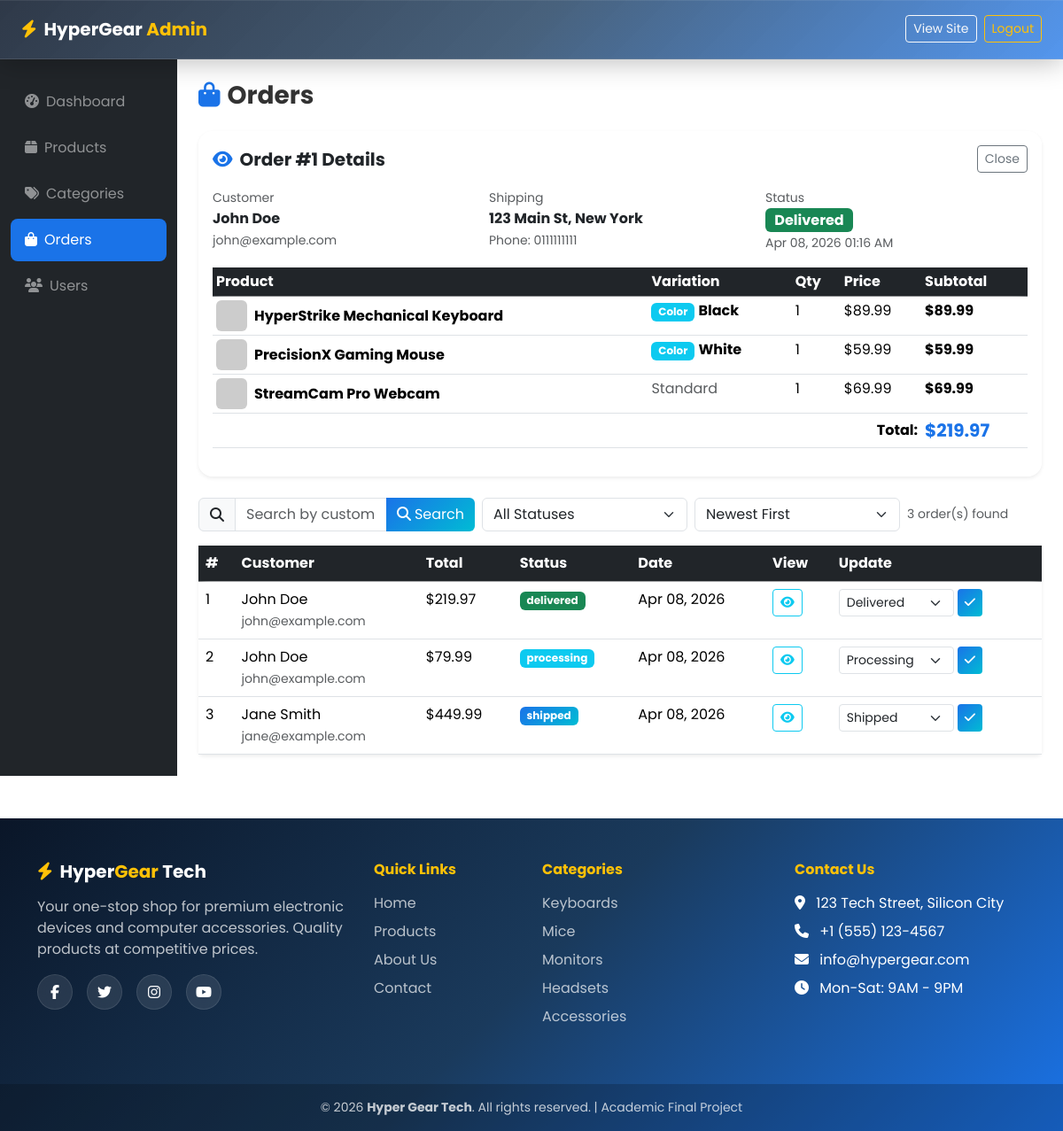
Screenshot of /admin/orders.php?view=1 (signed in) with the database file from the repository.
### tables this page shows
CREATE TABLE IF NOT EXISTS `orders` (
    `id` INT AUTO_INCREMENT PRIMARY KEY,
    `user_id` INT NOT NULL,
    `total_amount` DECIMAL(10,2) NOT NULL,
    `shipping_address` TEXT NOT NULL,
    `shipping_city` VARCHAR(50) NOT NULL,
    `phone` VARCHAR(20) NOT NULL,
    `status` ENUM('pending', 'processing', 'shipped', 'delivered', 'cancelled') DEFAULT 'pending',
    `payment_method` VARCHAR(50) DEFAULT 'cod',
    `notes` TEXT DEFAULT NULL,
    `created_at` TIMESTAMP DEFAULT CURRENT_TIMESTAMP,
    `updated_at` TIMESTAMP DEFAULT CURRENT_TIMESTAMP ON UPDATE CURRENT_TIMESTAMP,
    FOREIGN KEY (`user_id`) REFERENCES `users`(`id`) ON DELETE CASCADE
);

CREATE TABLE IF NOT EXISTS `users` (
    `id` INT AUTO_INCREMENT PRIMARY KEY,
    `first_name` VARCHAR(50) NOT NULL,
    `last_name` VARCHAR(50) NOT NULL,
    `email` VARCHAR(100) NOT NULL UNIQUE,
    `password` VARCHAR(255) NOT NULL,
    `phone` VARCHAR(20) DEFAULT NULL,
    `address` TEXT DEFAULT NULL,
    `city` VARCHAR(50) DEFAULT NULL,
    `role` ENUM('customer', 'admin') DEFAULT 'customer',
    `created_at` TIMESTAMP DEFAULT CURRENT_TIMESTAMP,
    `updated_at` TIMESTAMP DEFAULT CURRENT_TIMESTAMP ON UPDATE CURRENT_TIMESTAMP
);

CREATE TABLE IF NOT EXISTS `order_details` (
    `id` INT AUTO_INCREMENT PRIMARY KEY,
    `order_id` INT NOT NULL,
    `product_id` INT NOT NULL,
    `quantity` INT NOT NULL,
    `price` DECIMAL(10,2) NOT NULL,
    FOREIGN KEY (`order_id`) REFERENCES `orders`(`id`) ON DELETE CASCADE,
    FOREIGN KEY (`product_id`) REFERENCES `products`(`id`) ON DELETE CASCADE
);

CREATE TABLE IF NOT EXISTS `products` (
    `id` INT AUTO_INCREMENT PRIMARY KEY,
    `category_id` INT NOT NULL,
    `name` VARCHAR(200) NOT NULL,
    `description` TEXT DEFAULT NULL,
    `price` DECIMAL(10,2) NOT NULL,
    `old_price` DECIMAL(10,2) DEFAULT NULL,
    `stock` INT NOT NULL DEFAULT 0,
    `image` VARCHAR(255) DEFAULT 'default.png',
    `featured` TINYINT(1) DEFAULT 0,
    `created_at` TIMESTAMP DEFAULT CURRENT_TIMESTAMP,
    `updated_at` TIMESTAMP DEFAULT CURRENT_TIMESTAMP ON UPDATE CURRENT_TIMESTAMP,
    FOREIGN KEY (`category_id`) REFERENCES `categories`(`id`) ON DELETE CASCADE
);

CREATE TABLE IF NOT EXISTS `order_item_options` (
    `id` INT AUTO_INCREMENT PRIMARY KEY,
    `order_detail_id` INT NOT NULL,
    `variant_type` VARCHAR(50) NOT NULL,
    `variant_value` VARCHAR(100) NOT NULL,
    `variant_image` VARCHAR(255) DEFAULT NULL,
    FOREIGN KEY (`order_detail_id`) REFERENCES `order_details`(`id`) ON DELETE CASCADE
);

### admin/orders.php (the view, shortened to what this page needs)
<?php
require_once __DIR__ . '/../config/database.php';
$orders = $conn->query("SELECT o.*, u.first_name, u.last_name, u.email FROM orders o JOIN users u ON o.user_id = u.id ORDER BY o.created_at DESC");
$view_order = null;
$view_details = [];
if (isset($_GET['view'])) {
    $void = (int)$_GET['view'];
    $view_order = $conn->query("SELECT o.*, u.first_name, u.last_name, u.email, u.phone as user_phone FROM orders o JOIN users u ON o.user_id = u.id WHERE o.id = $void")->fetch_assoc();
    if ($view_order) {
        $vd_q = $conn->query("
            SELECT od.*, p.name, p.image,
                   oio.variant_type, oio.variant_value, oio.variant_image
            FROM order_details od
            JOIN products p ON od.product_id = p.id
            LEFT JOIN order_item_options oio ON oio.order_detail_id = od.id
            WHERE od.order_id = $void
        ");
        while ($vd = $vd_q->fetch_assoc()) $view_details[] = $vd;
    }
}
require_once __DIR__ . '/../includes/header.php';
?>
<nav class="navbar navbar-expand-lg navbar-dark sticky-top hg-navbar glass-navbar">
    <div class="container-fluid px-4">
        <a class="navbar-brand fw-bold" href="<?= BASE_URL ?>admin/dashboard.php"><i class="fas fa-bolt text-warning me-2"></i>HyperGear <span class="text-warning">Admin</span></a>
        <div class="ms-auto"><a href="<?= BASE_URL ?>" class="btn btn-outline-light btn-sm me-2">View Site</a><a href="<?= BASE_URL ?>pages/logout.php" class="btn btn-outline-warning btn-sm">Logout</a></div>
    </div>
</nav>
<div class="container-fluid">
    <div class="row">
        <div class="col-lg-2 bg-dark min-vh-100 py-4 admin-sidebar">
            <nav class="nav flex-column">
                <a class="nav-link text-white-50" href="<?= BASE_URL ?>admin/dashboard.php"><i class="fas fa-tachometer-alt me-2"></i>Dashboard</a>
                <a class="nav-link text-white-50" href="<?= BASE_URL ?>admin/products.php"><i class="fas fa-box me-2"></i>Products</a>
                <a class="nav-link text-white-50" href="<?= BASE_URL ?>admin/categories.php"><i class="fas fa-tags me-2"></i>Categories</a>
                <a class="nav-link text-white active" href="<?= BASE_URL ?>admin/orders.php"><i class="fas fa-shopping-bag me-2"></i>Orders</a>
                <a class="nav-link text-white-50" href="<?= BASE_URL ?>admin/users.php"><i class="fas fa-users me-2"></i>Users</a>
            </nav>
        </div>
        <div class="col-lg-10 py-4 px-4">
            <h3 class="fw-bold mb-4"><i class="fas fa-shopping-bag me-2 text-primary"></i>Orders</h3>
            <?php if ($view_order): ?>
            <div class="card border-0 shadow-sm glass-card mb-4">
                <div class="card-body">
                    <div class="d-flex justify-content-between align-items-center mb-3">
                        <h5 class="fw-bold mb-0"><i class="fas fa-eye me-2 text-primary"></i>Order #<?= $view_order['id'] ?> Details</h5>
                        <a href="<?= BASE_URL ?>admin/orders.php" class="btn btn-outline-secondary btn-sm">Close</a>
                    </div>
                    <div class="row g-3 mb-3">
                        <div class="col-md-4">
                            <small class="text-muted">Customer</small>
                            <p class="fw-bold mb-0"><?= htmlspecialchars($view_order['first_name'] . ' ' . $view_order['last_name']) ?></p>
                            <small class="text-muted"><?= htmlspecialchars($view_order['email']) ?></small>
                        </div>
                        <div class="col-md-4">
                            <small class="text-muted">Shipping</small>
                            <p class="fw-bold mb-0"><?= htmlspecialchars($view_order['shipping_address'] . ', ' . $view_order['shipping_city']) ?></p>
                            <small class="text-muted">Phone: <?= htmlspecialchars($view_order['phone']) ?></small>
                        </div>
                        <div class="col-md-4">
                            <small class="text-muted">Status</small>
                            <p class="mb-0">
                                <span class="badge bg-<?= ['pending'=>'warning','processing'=>'info','shipped'=>'primary','delivered'=>'success','cancelled'=>'danger'][$view_order['status']] ?? 'secondary' ?> fs-6"><?= ucfirst($view_order['status']) ?></span>
                            </p>
                            <small class="text-muted"><?= date('M d, Y h:i A', strtotime($view_order['created_at'])) ?></small>
                        </div>
                    </div>
                    <div class="table-responsive">
                        <table class="table table-sm table-hover">
                            <thead class="table-dark"><tr><th>Product</th><th>Variation</th><th>Qty</th><th>Price</th><th>Subtotal</th></tr></thead>
                            <tbody>
                                <?php foreach ($view_details as $vd):
                                    $display_img = !empty($vd['variant_image']) ? $vd['variant_image'] : $vd['image'];
                                ?>
                                <tr>
                                    <td>
                                        <div class="d-flex align-items-center">
                                            <img src="<?= BASE_URL ?>assets/images/<?= htmlspecialchars($display_img) ?>" width="35" height="35" class="rounded me-2" style="object-fit:cover;" onerror="this.src='https://via.placeholder.com/35/1a3a5c/ffffff?text=IMG'">
                                            <span class="fw-bold"><?= htmlspecialchars($vd['name']) ?></span>
                                        </div>
                                    </td>
                                    <td>
                                        <?php if (!empty($vd['variant_type'])): ?>
                                            <span class="badge bg-info"><?= ucfirst($vd['variant_type']) ?></span>
                                            <span class="fw-bold"><?= htmlspecialchars($vd['variant_value']) ?></span>
                                        <?php else: ?>
                                            <span class="text-muted">Standard</span>
                                        <?php endif; ?>
                                    </td>
                                    <td><?= $vd['quantity'] ?></td>
                                    <td>$<?= number_format($vd['price'], 2) ?></td>
                                    <td class="fw-bold">$<?= number_format($vd['price'] * $vd['quantity'], 2) ?></td>
                                </tr>
                                <?php endforeach; ?>
                            </tbody>
                            <tfoot>
                                <tr><td colspan="4" class="text-end fw-bold">Total:</td><td class="fw-bold text-primary fs-5">$<?= number_format($view_order['total_amount'], 2) ?></td></tr>
                            </tfoot>
                        </table>
                    </div>
                </div>
            </div>
            <?php endif; ?>
            <div class="row mb-3 g-2">
                <div class="col-md-4">
                    <div class="input-group">
                        <span class="input-group-text"><i class="fas fa-search"></i></span>
                        <input type="text" id="orderSearch" class="form-control" placeholder="Search by customer or email..." onkeyup="filterOrders()">
                        <button class="btn btn-primary" type="button" onclick="filterOrders()"><i class="fas fa-search me-1"></i>Search</button>
                    </div>
                </div>
                <div class="col-md-3">
                    <select id="statusFilter" class="form-select" onchange="filterOrders()">
                        <option value="">All Statuses</option>
                    </select>
                </div>
                <div class="col-md-3">
                    <select id="orderSort" class="form-select" onchange="sortOrders()">
                        <option value="id-desc">Newest First</option>
                    </select>
                </div>
                <div class="col-md-2"><span class="text-muted small mt-2 d-block" id="orderCount"></span></div>
            </div>
            <div class="card border-0 shadow-sm">
                <div class="card-body p-0">
                    <div class="table-responsive">
                        <table class="table table-hover mb-0">
                            <thead class="table-dark"><tr><th>#</th><th>Customer</th><th>Total</th><th>Status</th><th>Date</th><th>View</th><th>Update</th></tr></thead>
                            <tbody id="ordersBody">
                                <?php while ($o = $orders->fetch_assoc()): ?>
                                <tr data-id="<?= $o['id'] ?>" data-customer="<?= htmlspecialchars(strtolower($o['first_name'].' '.$o['last_name'])) ?>" data-email="<?= htmlspecialchars(strtolower($o['email'])) ?>" data-total="<?= $o['total_amount'] ?>" data-status="<?= $o['status'] ?>" data-date="<?= $o['created_at'] ?>">
                                    <td><?= $o['id'] ?></td>
                                    <td><?= htmlspecialchars($o['first_name'].' '.$o['last_name']) ?><br><small class="text-muted"><?= $o['email'] ?></small></td>
                                    <td>$<?= number_format($o['total_amount'], 2) ?></td>
                                    <td><span class="badge bg-<?= ['pending'=>'warning','processing'=>'info','shipped'=>'primary','delivered'=>'success','cancelled'=>'danger'][$o['status']] ?? 'secondary' ?>"><?= $o['status'] ?></span></td>
                                    <td><?= date('M d, Y', strtotime($o['created_at'])) ?></td>
                                    <td><a href="?view=<?= $o['id'] ?>" class="btn btn-sm btn-outline-info"><i class="fas fa-eye"></i></a></td>
                                    <td>
                                        <form method="POST" class="d-flex gap-1">
                                            <select name="status" class="form-select form-select-sm" style="width:130px">
                                                <?php foreach(['pending','processing','shipped','delivered','cancelled'] as $s): ?>
                                                <option value="<?= $s ?>" <?= $o['status']==$s?'selected':'' ?>><?= ucfirst($s) ?></option>
                                                <?php endforeach; ?>
                                            </select>
                                            <button type="submit" name="update_status" class="btn btn-sm btn-primary"><i class="fas fa-check"></i></button>
                                        </form>
                                    </td>
                                </tr>
                                <?php endwhile; ?>
                            </tbody>
                        </table>
                    </div>
                </div>
            </div>
        </div>
    </div>
</div>
<?php require_once __DIR__ . '/../includes/footer.php'; ?>

### assets/css/style.css (style rules this page uses)
:root { --hg-blue-deep: #0a1628; --hg-blue-dark: #0d2137; --hg-blue-primary: #1a73e8; --hg-blue-bright: #2196f3; --hg-blue-light: #64b5f6; --hg-blue-cyan: #00bcd4; --hg-gradient-1: linear-gradient( 135deg, #0a1628 0%, #1a3a5c 50%, #1a73e8 100% ); --hg-gradient-2: linear-gradient(135deg, #1a73e8 0%, #00bcd4 100%); --hg-gradient-3: linear-gradient(135deg, #0d2137 0%, #1a73e8 100%); --hg-shadow-blue: 0 4px 20px rgba(26, 115, 232, 0.3); --hg-shadow-glow: 0 0 30px rgba(26, 115, 232, 0.4); --hg-font: "Poppins", sans-serif; --glass-bg: rgba(255, 255, 255, 0.08); --glass-bg-light: rgba(255, 255, 255, 0.65); --glass-border: rgba(255, 255, 255, 0.18); --glass-border-light: rgba(255, 255, 255, 0.35); --glass-blur: 20px; --glass-shadow: 0 8px 32px rgba(0, 0, 0, 0.12); --glass-glow: 0 0 40px rgba(26, 115, 232, 0.15); }
* { margin: 0; padding: 0; box-sizing: border-box; }
body { font-family: var(--hg-font); color: #333; overflow-x: hidden; animation: fadeInPage 0.6s ease-out; }
.hg-navbar { background: var(--hg-gradient-1) !important; box-shadow: 0 2px 20px rgba(0, 0, 0, 0.3); padding: 0.8rem 0; backdrop-filter: blur(10px); z-index: 1050; }
.glass-navbar { background: linear-gradient( 135deg, rgba(10, 22, 40, 0.85) 0%, rgba(26, 58, 92, 0.8) 50%, rgba(26, 115, 232, 0.75) 100% ) !important; backdrop-filter: blur(24px) saturate(1.4) !important; -webkit-backdrop-filter: blur(24px) saturate(1.4) !important; border-bottom: 1px solid rgba(255, 255, 255, 0.12); box-shadow: 0 4px 30px rgba(0, 0, 0, 0.25), inset 0 1px 0 rgba(255, 255, 255, 0.08); }
.glass-card { background: rgba(255, 255, 255, 0.65); backdrop-filter: blur(16px); -webkit-backdrop-filter: blur(16px); border: 1px solid rgba(255, 255, 255, 0.35); border-radius: 16px; box-shadow: 0 8px 32px rgba(0, 0, 0, 0.08), inset 0 1px 0 rgba(255, 255, 255, 0.5); transition: all 0.3s ease; }
.admin-sidebar .nav-link { padding: 0.75rem 1rem; border-radius: 8px; margin-bottom: 4px; transition: all 0.3s ease; }
.admin-sidebar .nav-link:hover, .admin-sidebar .nav-link.active { background: var(--hg-blue-primary); color: #fff !important; }
.btn-primary { background: var(--hg-gradient-2); border: none; }
.text-primary { color: var(--hg-blue-primary) !important; }
.bg-primary { background: var(--hg-gradient-2) !important; }
.badge.bg-primary { background: var(--hg-gradient-2) !important; }
.card { transition: all 0.3s cubic-bezier(0.25, 0.46, 0.45, 0.94); }
.btn { transition: all 0.3s cubic-bezier(0.25, 0.46, 0.45, 0.94); }
.table-dark { background: linear-gradient( 135deg, rgba(10, 22, 40, 0.95), rgba(26, 58, 92, 0.9) ) !important; backdrop-filter: blur(8px); }

### rows the page displays
orders: id "1", user.last_name "John Doe", user.email "john@example.com", shipping_address+shipping_city "123 Main St, New York", phone "0111111111", status "Delivered", created_at "Apr 08, 2026 01:16 AM", total_amount "219.97", status "delivered", created_at "Apr 08, 2026"
order_details: product.name "HyperStrike Mechanical Keyboard", order_item_options.variant_type "Color", order_item_options.variant_value "Black", quantity "1", price "89.99", $vd['price']*$vd['quantity'] "89.99"
order_details: product.name "PrecisionX Gaming Mouse", order_item_options.variant_type "Color", order_item_options.variant_value "White", quantity "1", price "59.99", $vd['price']*$vd['quantity'] "59.99"
order_details: product.name "StreamCam Pro Webcam", shows "Standard", quantity "1", price "69.99", $vd['price']*$vd['quantity'] "69.99"
orders: id "2", user.last_name "John Doe", user.email "john@example.com", total_amount "79.99", status "processing", created_at "Apr 08, 2026", status "Processing"
orders: id "3", user.last_name "Jane Smith", user.email "jane@example.com", total_amount "449.99", status "shipped", created_at "Apr 08, 2026", status "Shipped"
